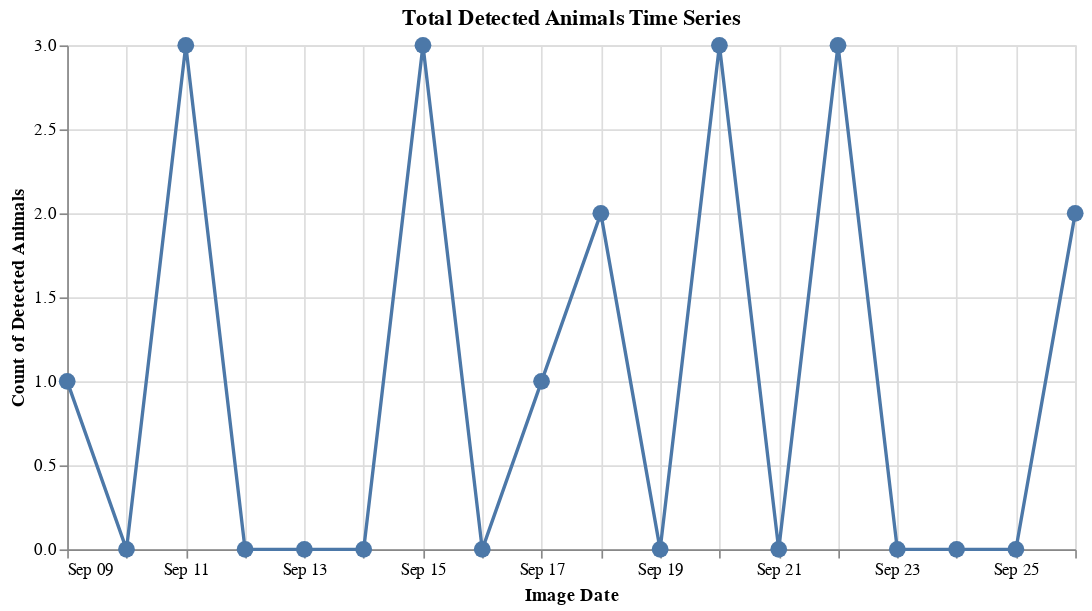

Write notebook code for a chart like this one.
### Code cell
time_series_total

### Figure 1 — Vega-Lite specification as saved in the notebook (floating-point values rounded to 4 significant figures)
{"config": {"view": {"continuousWidth": 400, "continuousHeight": 300}, "point": {"size": 100}}, "data": {"name": "data-b3f3fa80d97d91b778455e71df272d3f"}, "mark": {"type": "line", "point": true, "strokeWidth": 2}, "encoding": {"tooltip": [{"type": "temporal", "field": "Image Date", "timeUnit": "monthdate", "title": "Image Date"}, {"type": "quantitative", "field": "value", "title": "Count of Detected Animals"}], "x": {"type": "temporal", "field": "Image Date", "timeUnit": "monthdate", "title": "Image Date"}, "y": {"type": "quantitative", "field": "value", "title": "Count of Detected Animals"}}, "height": 300, "title": "Total Detected Animals Time Series", "width": 600, "$schema": "https://vega.github.io/schema/vega-lite/v4.8.1.json", "datasets": {"data-b3f3fa80d97d91b778455e71df272d3f": [{"Image Date": "2022-09-09T00:00:00", "value": 1}, {"Image Date": "2022-09-10T00:00:00", "value": 0}, {"Image Date": "2022-09-11T00:00:00", "value": 3}, {"Image Date": "2022-09-12T00:00:00", "value": 0}, {"Image Date": "2022-09-13T00:00:00", "value": 0}, {"Image Date": "2022-09-14T00:00:00", "value": 0}, {"Image Date": "2022-09-15T00:00:00", "value": 3}, {"Image Date": "2022-09-16T00:00:00", "value": 0}, {"Image Date": "2022-09-17T00:00:00", "value": 1}, {"Image Date": "2022-09-18T00:00:00", "value": 2}, {"Image Date": "2022-09-19T00:00:00", "value": 0}, {"Image Date": "2022-09-20T00:00:00", "value": 3}, {"Image Date": "2022-09-21T00:00:00", "value": 0}, {"Image Date": "2022-09-22T00:00:00", "value": 3}, {"Image Date": "2022-09-23T00:00:00", "value": 0}, {"Image Date": "2022-09-24T00:00:00", "value": 0}, {"Image Date": "2022-09-25T00:00:00", "value": 0}, {"Image Date": "2022-09-26T00:00:00", "value": 2}]}}
